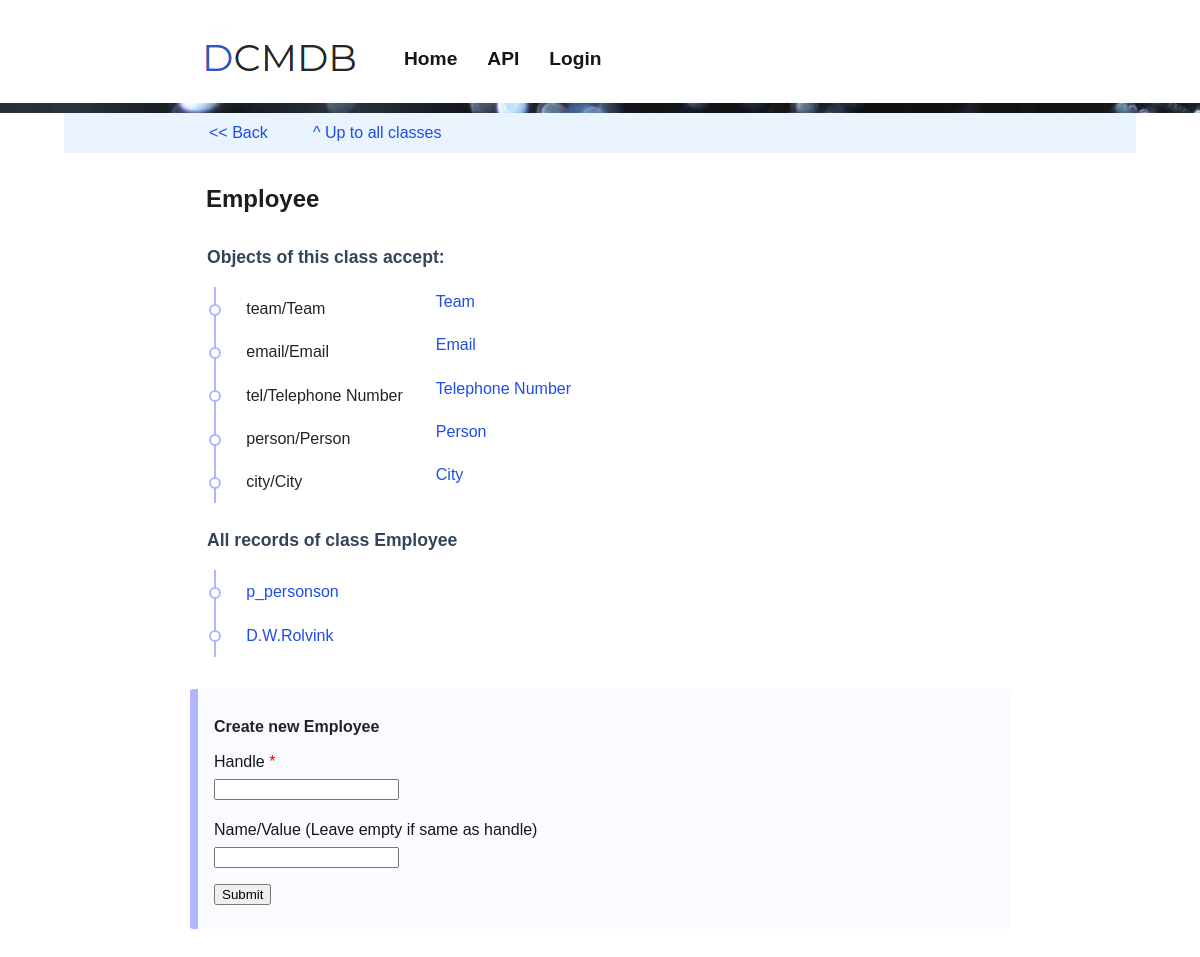
/ui/api/v1/class/employee, run on the app's committed database.
### tables this page shows
CREATE TABLE classes (id integer primary key autoincrement, handle text UNIQUE, name text, type text, description text, appended integer, unit text, value_prefix, value_limit text, applies_to text, accepts text);

CREATE TABLE records (id integer primary key autoincrement, class_id int, handle text, label text, value text, target_id int, alias_src_id int, alias_dst_id int);

### frontend/api_v1.py (the view)
@api.route('/ui/api/v1/class/<class_handle>')
@api.route('/ui/api/v1/class/<class_handle>/')
def render_class_details(class_handle):
    index.g.title = 'All records of class '+ class_handle
    index.g.parent_page = "/ui/api/v1/class"
    index.g.parent_page_link_name = "^ Up to all classes"
    rc = get_record_class(class_handle)
    index.g.rc = rc
    index.g.records = rc.records()
    applies_to = []
    for t in rc.applies_to:
        applies_to.append(get_record_class(t))
    index.g.applies_to = applies_to
    accepts = []
    for t in rc.accepts:
        accepts.append(get_record_class(t))
    index.g.accepts = accepts
    from .forms import CreateRecordForm
    form = CreateRecordForm()
    r = form.validate_on_submit()
    return index.render_template('api_v1_class_details.html', form=form)

### frontend/forms.py
class CreateRecordForm(FlaskForm):
    record_handle = StringField('Handle', validators=[InputRequired(), Length(min=1, max=200)])
    record_value = StringField( 'Name/Value (Leave empty if same as handle)',
                                validators=[Length(min=0, max=200)])
    submit = SubmitField('Submit')

### backend/app.py (called while the page is built)
    def get_record_class(self, class_id):
        query = "SELECT * FROM classes WHERE id = {}".format(class_id)
        row = self.db.fetch_one(query)
        if row is None or row is False:
            return False
        return RecordClass(self, class_id)

    def get_record_class_id(self, class_handle):
        query = "SELECT id FROM classes WHERE handle = '{}';".format(class_handle)
        row = self.db.fetch_one(query)
        if row:
            return row[0]
        return False

    def get_object_list(self, query, ObjectClass):
        query_result = self.db.fetch_all(query)
        object_list = []
        for row in query_result:
            obj_id = row[0]
            obj = ObjectClass(self, obj_id)
            object_list.append(obj)
        return object_list

    def csl_to_list(self, csl):
        l = csl.split(", ")
        return list(filter(None, l))

### backend/application/sqlite_engine.py (called while the page is built)
    def connect(self):
        if self.connection == False:
            self.connection = sqlite3.connect(self.url)
            self.cursor = self.connection.cursor()

    def commit(self):
        self.connection.commit()

    def close_connection(self):
        self.connection.close()
        self.connection = False

    def fetch_one(self, query):
        self.connect()
        qr = self.cursor.execute(query)
        result = self.cursor.fetchone()
        self.commit()
        self.close_connection()
        return result

    def fetch_all(self, query):
        self.connect()
        qr = self.cursor.execute(query)
        result = self.cursor.fetchall()
        self.commit()
        self.close_connection()
        return result

### backend/classes/record.py (called while the page is built)
    def set_url(self):
        url = ""
        if self.record_class.appended == True:
            if self.alias_dst:
                return self.alias_dst.url + "/" + self.record_class.handle + "/" + str(self.id)
            elif self.target:
                return self.target.url + "/" + self.record_class.handle + "/" + str(self.id)
        return (self.record_class.url + "/" + self.handle)

### frontend/api_v1.py (called while the page is built)
def get_record_class(rc_handle):
    rc_id = index.backend.get_record_class_id(rc_handle)
    return index.backend.get_record_class(rc_id)

### frontend/templates/api_v1_class_details.html (shortened to what this page needs)
{% extends "base.html" %}
{% from 'common.html' import api_nav %}
{% from 'common.html' import input as input %}
{% block extra_css %}
		<link rel="stylesheet" href="/static/dist/css/forms.css" />
{% endblock %}
{% block content %}
<article style="border:0px; max-width:100vw;">
	{{ api_nav(g) }}
</article>
<article style="border:0px;">
	<h1> {{ g.rc.name }}</h1>
</article>
<article>
	<table class="tablelist">
		{% if g.accepts %}
			<tr><td colspan="2"><h2>Objects of this class accept:</h1></td></tr>
			{% for obj in g.accepts %}
				<tr>
					<td class="bullet">
						{{ obj.handle}}/{{obj.name}}
					</td>
					<td>
						<a href="/ui/api/v1/{{ obj.url }}"> {{ obj.name }} </a>
					</td>
					<td></td>
				</tr>
			{% endfor %}
		{% endif %}
		<tr><td colspan="2"><h2>All records of class {{ g.rc.name }}</h1></td></tr>
		{% if g.rc.type in ['object', 'linked-object'] %}
		{% for obj in g.records %}
			<tr>
				<td class="bullet">
					<a href="/ui/api/v1/{{ obj.url }}"> {{ obj.label }} </a>
				</td>
				<td></td>
			</tr>
		{% endfor %}
		{% endif %}
	</table>
	<div class="dark">
		<form method="POST"  >
		<h4> Create new {{ g.rc.name }}</h4>
		{{ input(form.record_handle,5,True) }}
		{{ input(form.record_value,5) }}
		{{ form.submit }}
		</form>
	</div>
</article>
{% endblock %}

### data on the page
classes: rc.name "Employee"
classes: handle "team", name "Team"
classes: handle "email", name "Email"
classes: handle "tel", name "Telephone Number"
classes: handle "person", name "Person"
classes: handle "city", name "City"
records: label "p_personson"
records: label "D.W.Rolvink"

### other printed values
{{ g.parent_page_link_name }} "^ Up to all classes"
{{ field.label }} "Handle Name/Value (Leave empty if same as handle)"
